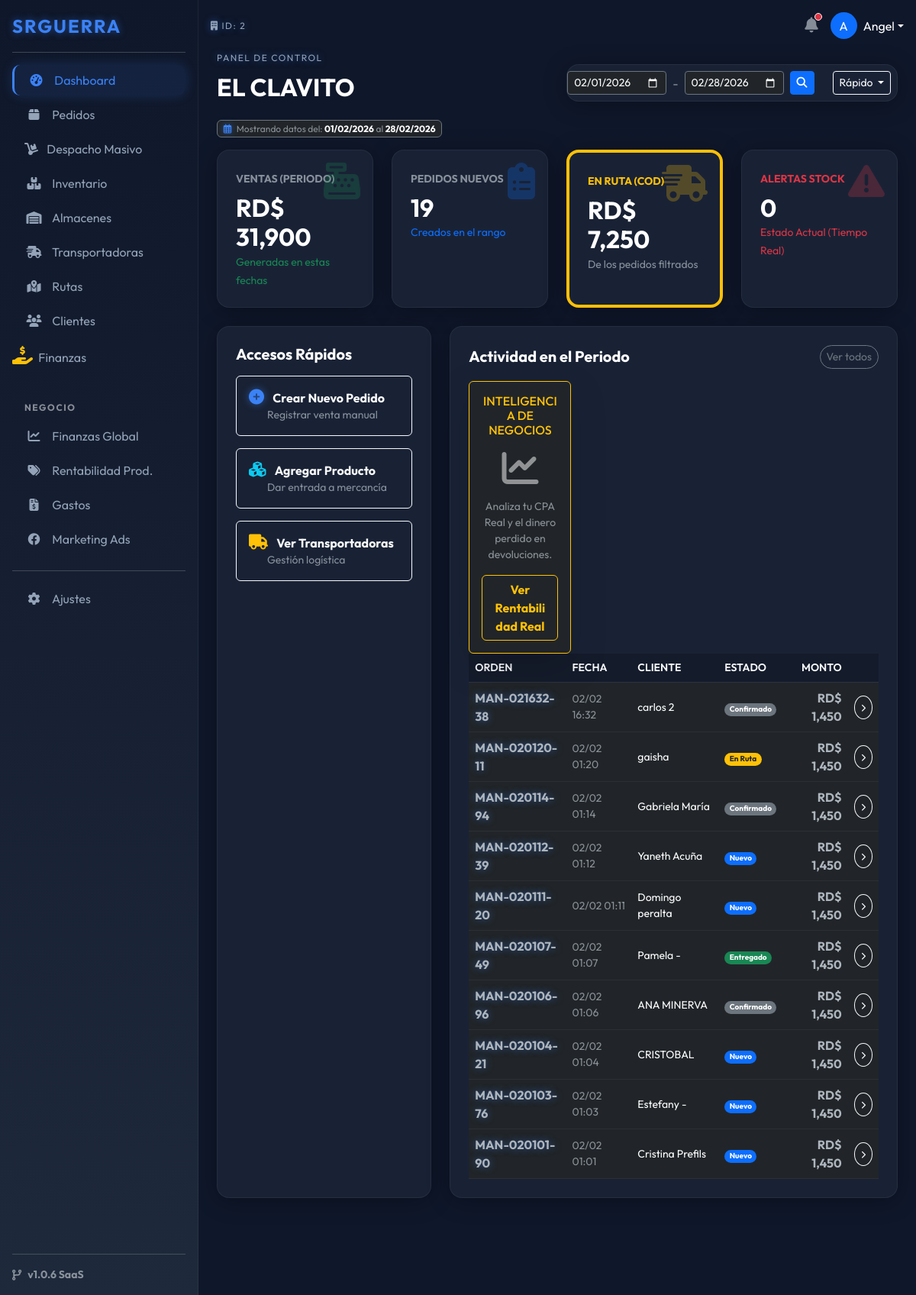
/index.php?ruta=dashboard&f_ini=2026-02-01&f_fin=2026-02-28 (signed in), run on the app's committed database.
### tables this page shows
CREATE TABLE `empresas` (
  `id` int(11) NOT NULL,
  `nombre_comercial` varchar(150) NOT NULL,
  `razon_social` varchar(150) DEFAULT NULL,
  `rnc` varchar(20) DEFAULT NULL,
  `telefono_contacto` varchar(20) DEFAULT NULL,
  `email_contacto` varchar(100) DEFAULT NULL,
  `direccion` text DEFAULT NULL,
  `logo` varchar(255) DEFAULT NULL,
  `sitio_web` varchar(100) DEFAULT NULL,
  `shopify_secret` varchar(255) DEFAULT NULL,
  `plan_suscripcion` enum('Gratis','Pro','Enterprise') DEFAULT 'Pro',
  `estado` enum('Activo','Suspendido') DEFAULT 'Activo',
  `fecha_registro` datetime DEFAULT current_timestamp()
);

CREATE TABLE `pedidos` (
  `id` int(11) NOT NULL,
  `empresa_id` int(11) NOT NULL,
  `cliente_id` int(11) NOT NULL,
  `transportadora_id` int(11) DEFAULT NULL,
  `almacen_id` int(11) DEFAULT NULL,
  `shopify_order_id` bigint(20) DEFAULT NULL,
  `origen` varchar(50) DEFAULT 'Manual',
  `numero_orden` varchar(50) NOT NULL,
  `estado_interno` enum('Nuevo','Confirmado','En Ruta','Entregado','Devuelto','Rechazado','Cancelado') DEFAULT 'Nuevo',
  `total_venta` decimal(10,2) NOT NULL,
  `costo_envio_real` decimal(10,2) DEFAULT 0.00,
  `costo_empaque_real` decimal(10,2) DEFAULT 0.00,
  `notas_internas` text DEFAULT NULL,
  `motivo_rechazo` text DEFAULT NULL,
  `guia_transporte` varchar(100) DEFAULT NULL,
  `fecha_creacion` datetime DEFAULT current_timestamp(),
  `fecha_entrega` datetime DEFAULT NULL,
  `fecha_actualizacion` datetime DEFAULT NULL
);

CREATE TABLE `clientes` (
  `id` int(11) NOT NULL,
  `empresa_id` int(11) NOT NULL,
  `nombre` varchar(150) NOT NULL,
  `telefono` varchar(50) NOT NULL,
  `email` varchar(150) DEFAULT NULL,
  `provincia` varchar(100) DEFAULT NULL,
  `ciudad` varchar(100) DEFAULT NULL,
  `direccion` text DEFAULT NULL,
  `shopify_customer_id` bigint(20) DEFAULT NULL
);

### modules/dashboard/index.php (the view, shortened to what this page needs)
<?php
$empresa_id = $_SESSION['empresa_id'];
$stmt_emp = $pdo->prepare("SELECT nombre_comercial FROM empresas WHERE id = ?");
$stmt_emp->execute([$empresa_id]);
$nombre_empresa = $stmt_emp->fetchColumn();
$fecha_inicio = isset($_GET['f_ini']) ? $_GET['f_ini'] : date('Y-m-d');
$fecha_fin    = isset($_GET['f_fin']) ? $_GET['f_fin'] : date('Y-m-d');
$sql_f_ini = $fecha_inicio . " 00:00:00";
$sql_f_fin = $fecha_fin . " 23:59:59";
$sql_ventas = "SELECT SUM(total_venta) FROM pedidos
               WHERE empresa_id = ?
               AND estado_interno != 'Cancelado'
               AND fecha_creacion BETWEEN ? AND ?";
$stmt = $pdo->prepare($sql_ventas);
$stmt->execute([$empresa_id, $sql_f_ini, $sql_f_fin]);
$ventas_periodo = $stmt->fetchColumn() ?: 0;
$sql_conteo = "SELECT COUNT(*) FROM pedidos
               WHERE empresa_id = ?
               AND fecha_creacion BETWEEN ? AND ?";
$stmt = $pdo->prepare($sql_conteo);
$stmt->execute([$empresa_id, $sql_f_ini, $sql_f_fin]);
$total_pedidos_periodo = $stmt->fetchColumn() ?: 0;
$sql_ruta = "SELECT SUM(total_venta) FROM pedidos
             WHERE empresa_id = ?
             AND estado_interno = 'En Ruta'
             AND fecha_creacion BETWEEN ? AND ?";
$stmt = $pdo->prepare($sql_ruta);
$stmt->execute([$empresa_id, $sql_f_ini, $sql_f_fin]);
$dinero_calle = $stmt->fetchColumn() ?: 0;
$sql_stock = "SELECT COUNT(*) FROM productos WHERE empresa_id = ? AND stock_actual <= 10";
$stmt = $pdo->prepare($sql_stock);
$stmt->execute([$empresa_id]);
$alertas_stock = $stmt->fetchColumn() ?: 0;
$sql_recent = "SELECT p.*, c.nombre as cliente FROM pedidos p
               LEFT JOIN clientes c ON p.cliente_id = c.id
               WHERE p.empresa_id = ?
               AND p.fecha_creacion BETWEEN ? AND ?
               ORDER BY p.id DESC LIMIT 10";
$stmt = $pdo->prepare($sql_recent);
$stmt->execute([$empresa_id, $sql_f_ini, $sql_f_fin]);
$ultimos_pedidos = $stmt->fetchAll();
?>
<div class="row align-items-end mb-4" style="position: relative; z-index: 1050;">
        <div class="col-md-6">
        <span class="h-label text-neon">PANEL DE CONTROL</span>
        <h2 class="fw-bold text-white mb-0"><?php echo strtoupper($nombre_empresa); ?></h2>
    </div>
    <div class="col-md-6">
        <div class="card-glass p-2">
            <form action="index.php" method="GET" class="d-flex gap-2 align-items-center justify-content-end">
                <input type="date" name="f_ini" value="<?php echo $fecha_inicio; ?>" class="form-control form-control-sm bg-dark text-white border-secondary" style="max-width: 130px;">
                <span class="text-muted">-</span>
                <input type="date" name="f_fin" value="<?php echo $fecha_fin; ?>" class="form-control form-control-sm bg-dark text-white border-secondary" style="max-width: 130px;">
                <button type="submit" class="btn btn-sm btn-primary"><i class="fas fa-search"></i></button>
                <div class="dropdown">
                    <button class="btn btn-sm btn-outline-light dropdown-toggle" type="button" data-bs-toggle="dropdown">
                        Rápido
                    </button>
                </div>
            </form>
        </div>
    </div>
</div>
<div class="d-flex align-items-center mb-3">
    <span class="badge bg-dark border border-secondary text-muted fw-normal">
        <i class="far fa-calendar-alt me-1 text-neon"></i>
        Mostrando datos del: <b class="text-white"><?php echo date('d/m/Y', strtotime($fecha_inicio)); ?></b> al <b class="text-white"><?php echo date('d/m/Y', strtotime($fecha_fin)); ?></b>
    </span>
</div>
<div class="row g-4 mb-4">
    <div class="col-md-3">
        <div class="card-glass p-4 h-100 position-relative overflow-hidden">
            <div class="position-absolute top-0 end-0 p-3 opacity-25">
                <i class="fas fa-cash-register fa-3x text-success"></i>
            </div>
            <small class="text-muted text-uppercase fw-bold">Ventas (Periodo)</small>
            <h2 class="text-white fw-bold mb-0 mt-2">RD$ <?php echo number_format($ventas_periodo, 0); ?></h2>
            <small class="text-success">Generadas en estas fechas</small>
        </div>
    </div>
    <div class="col-md-3">
        <div class="card-glass p-4 h-100 position-relative overflow-hidden">
            <div class="position-absolute top-0 end-0 p-3 opacity-25">
                <i class="fas fa-clipboard-list fa-3x text-primary"></i>
            </div>
            <small class="text-muted text-uppercase fw-bold">Pedidos Nuevos</small>
            <h2 class="text-white fw-bold mb-0 mt-2"><?php echo $total_pedidos_periodo; ?></h2>
            <small class="text-primary">Creados en el rango</small>
        </div>
    </div>
    <div class="col-md-3">
        <div class="card-glass p-4 h-100 position-relative overflow-hidden border-start border-4 border-warning">
            <div class="position-absolute top-0 end-0 p-3 opacity-25">
                <i class="fas fa-shipping-fast fa-3x text-warning"></i>
            </div>
            <small class="text-warning text-uppercase fw-bold">En Ruta (COD)</small>
            <h2 class="text-white fw-bold mb-0 mt-2">RD$ <?php echo number_format($dinero_calle, 0); ?></h2>
            <small class="text-muted">De los pedidos filtrados</small>
        </div>
    </div>
    <div class="col-md-3">
        <div class="card-glass p-4 h-100 position-relative overflow-hidden <?php echo $alertas_stock > 0 ? 'bg-danger bg-opacity-10' : ''; ?>">
            <div class="position-absolute top-0 end-0 p-3 opacity-25">
                <i class="fas fa-exclamation-triangle fa-3x text-danger"></i>
            </div>
            <small class="text-danger text-uppercase fw-bold">Alertas Stock</small>
            <h2 class="text-white fw-bold mb-0 mt-2"><?php echo $alertas_stock; ?></h2>
            <small class="text-danger">Estado Actual (Tiempo Real)</small>
        </div>
    </div>
</div>
<div class="row g-4">
    <div class="col-md-4">
        <div class="card-glass p-4 h-100">
            <h5 class="text-white fw-bold mb-3">Accesos Rápidos</h5>
            <div class="d-grid gap-3">
                <a href="index.php?ruta=pedidos/nuevo" class="btn btn-outline-light text-start p-3 hover-scale">
                    <i class="fas fa-plus-circle text-neon me-2 fs-5"></i>
                    <span class="fw-bold">Crear Nuevo Pedido</span>
                    <small class="d-block text-muted ms-4">Registrar venta manual</small>
                </a>
                <a href="index.php?ruta=inventario/nuevo" class="btn btn-outline-light text-start p-3 hover-scale">
                    <i class="fas fa-cubes text-info me-2 fs-5"></i>
                    <span class="fw-bold">Agregar Producto</span>
                    <small class="d-block text-muted ms-4">Dar entrada a mercancía</small>
                </a>
                <a href="index.php?ruta=transportadoras" class="btn btn-outline-light text-start p-3 hover-scale">
                    <i class="fas fa-truck text-warning me-2 fs-5"></i>
                    <span class="fw-bold">Ver Transportadoras</span>
                    <small class="d-block text-muted ms-4">Gestión logística</small>
                </a>
            </div>
        </div>
    </div>
    <div class="col-md-8">
        <div class="card-glass p-4 h-100">
            <div class="d-flex justify-content-between align-items-center mb-3">
                <h5 class="text-white fw-bold mb-0">Actividad en el Periodo</h5>
                <a href="index.php?ruta=pedidos&f_ini=<?php echo $fecha_inicio; ?>&f_fin=<?php echo $fecha_fin; ?>" class="btn btn-sm btn-outline-secondary rounded-pill">
                    Ver todos
                </a>
            </div>
            <div class="col-md-3">
    <div class="card bg-dark border-warning shadow-lg h-100">
        <div class="card-body text-center">
            <h6 class="text-warning text-uppercase mb-3">Inteligencia de Negocios</h6>
            <i class="fas fa-chart-line fa-3x text-white mb-3 opacity-50"></i>
            <p class="text-muted small">Analiza tu CPA Real y el dinero perdido en devoluciones.</p>
            <a href="index.php?ruta=finanzas/rentabilidad" class="btn btn-outline-warning w-100 fw-bold">
                Ver Rentabilidad Real
            </a>
        </div>
    </div>
</div>
            <div class="table-responsive">
                <table class="table table-dark-custom align-middle mb-0">
                    <thead>
                        <tr class="small text-muted text-uppercase">
                            <th>Orden</th>
                            <th>Fecha</th>
                            <th>Cliente</th>
                            <th>Estado</th>
                            <th class="text-end">Monto</th>
                            <th></th>
                        </tr>
                    </thead>
                    <tbody>
                        <?php if(count($ultimos_pedidos) > 0): ?>
                            <?php foreach($ultimos_pedidos as $p): ?>
                            <tr>
                                <td class="text-neon fw-bold"><?php echo $p['numero_orden']; ?></td>
                                <td class="text-muted small"><?php echo date('d/m H:i', strtotime($p['fecha_creacion'])); ?></td>
                                <td class="text-white small"><?php echo $p['cliente']; ?></td>
                                <td>
                                    <?php
                                        $badge = 'bg-secondary';
                                        if($p['estado_interno'] == 'Nuevo') $badge = 'bg-primary';
                                        if($p['estado_interno'] == 'En Ruta') $badge = 'bg-warning text-dark';
                                        if($p['estado_interno'] == 'Entregado') $badge = 'bg-success';
                                    ?>
                                    <span class="badge <?php echo $badge; ?> rounded-pill" style="font-size: 10px;"><?php echo $p['estado_interno']; ?></span>
                                </td>
                                <td class="text-end fw-bold">RD$ <?php echo number_format($p['total_venta'], 0); ?></td>
                                <td class="text-end">
                                    <a href="index.php?ruta=pedidos/ver&id=<?php echo $p['id']; ?>" class="btn btn-sm btn-outline-light rounded-circle">
                                        <i class="fas fa-chevron-right" style="font-size: 10px;"></i>
                                    </a>
                                </td>
                            </tr>
                            <?php endforeach; ?>
                        <?php else: ?>
                            <tr><td colspan="6" class="text-center text-muted py-5">No hay actividad registrada en estas fechas.</td></tr>
                        <?php endif; ?>
                    </tbody>
                </table>
            </div>
        </div>
    </div>
</div>

### assets/css/futuristic.css (style rules this page uses)
:root { --bg-dark: #0f172a; --bg-card: #1e293b; --primary-neon: #3b82f6; --accent-neon: #8b5cf6; --text-main: #f8fafc; --text-muted: #94a3b8; --success-glow: rgba(34, 197, 94, 0.2); --danger-glow: rgba(239, 68, 68, 0.2); }
body { background-color: var(--bg-dark); color: var(--text-main); font-family: 'Outfit', sans-serif; }
.card-glass { background: rgba(30, 41, 59, 0.7); backdrop-filter: blur(10px); -webkit-backdrop-filter: blur(10px); border: 1px solid rgba(255, 255, 255, 0.05); border-radius: 16px; box-shadow: 0 4px 30px rgba(0, 0, 0, 0.3); transition: transform 0.2s; }
.text-neon { color: var(--primary-neon); text-shadow: 0 0 10px rgba(59, 130, 246, 0.5); }
.h-label { font-size: 0.75rem; text-transform: uppercase; letter-spacing: 1.5px; color: var(--text-muted); margin-bottom: 10px; display: block; }
.table-dark-custom { background: transparent; color: var(--text-muted); }
.table-dark-custom th { background: rgba(0,0,0,0.2); color: var(--text-main); border-bottom: 1px solid rgba(255,255,255,0.1); font-weight: 600; }
.table-dark-custom td { border-bottom: 1px solid rgba(255,255,255,0.05); vertical-align: middle; }

### modules/dashboard/index.php (style rules this page uses)
.hover-scale { transition: transform 0.2s; }

### data on the page
empresas: nombre_comercial "EL CLAVITO"
pedidos: numero_orden "MAN-021632-38", fecha_creacion "02/02 16:32", cliente.nombre "carlos 2", estado_interno "Confirmado", total_venta "1,450"
pedidos: numero_orden "MAN-020120-11", fecha_creacion "02/02 01:20", cliente.nombre "gaisha", estado_interno "En Ruta", total_venta "1,450"
pedidos: numero_orden "MAN-020114-94", fecha_creacion "02/02 01:14", cliente.nombre "Gabriela María", estado_interno "Confirmado", total_venta "1,450"
pedidos: numero_orden "MAN-020112-39", fecha_creacion "02/02 01:12", cliente.nombre "Yaneth Acuña", estado_interno "Nuevo", total_venta "1,450"
pedidos: numero_orden "MAN-020111-20", fecha_creacion "02/02 01:11", cliente.nombre "Domingo peralta", estado_interno "Nuevo", total_venta "1,450"
pedidos: numero_orden "MAN-020107-49", fecha_creacion "02/02 01:07", cliente.nombre "Pamela -", estado_interno "Entregado", total_venta "1,450"
pedidos: numero_orden "MAN-020106-96", fecha_creacion "02/02 01:06", cliente.nombre "ANA MINERVA", estado_interno "Confirmado", total_venta "1,450"
pedidos: numero_orden "MAN-020104-21", fecha_creacion "02/02 01:04", cliente.nombre "CRISTOBAL", estado_interno "Nuevo", total_venta "1,450"
pedidos: numero_orden "MAN-020103-76", fecha_creacion "02/02 01:03", cliente.nombre "Estefany -", estado_interno "Nuevo", total_venta "1,450"
pedidos: numero_orden "MAN-020101-90", fecha_creacion "02/02 01:01", cliente.nombre "Cristina Prefils", estado_interno "Nuevo", total_venta "1,450"

### other printed values
$_SESSION['empresa_id'] "2"
substr($_SESSION['usuario_nombre'], 0, 1) "A"
explode(' ', $_SESSION['usuario_nombre'])[0] "Angel"
date('d/m/Y', strtotime($fecha_inicio)) "01/02/2026"
date('d/m/Y', strtotime($fecha_fin)) "28/02/2026"
$ventas_periodo "31,900"
$total_pedidos_periodo "19"
$dinero_calle "7,250"
$alertas_stock "0"
